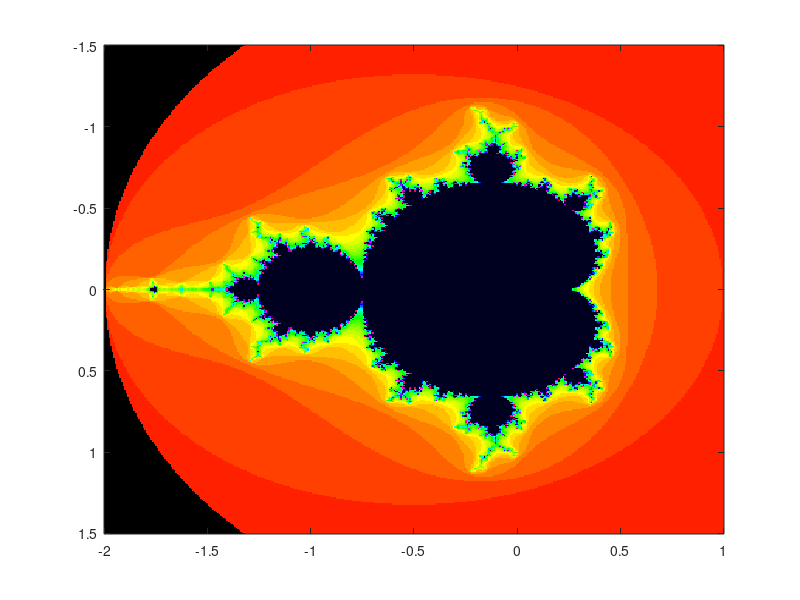

MATLAB code for this plot:
% frac.m
% produces a mandelbrot fractal
% requires the file MAP.txt to provide a colormap for output

clear;clc

Cmin = -2 - 1.5*1i;  % The lowest value of C (default -2 - 1.5*1i)
Cmax =  1 + 1.5*1i;  % The highest value of C (default 1 + 1.5*1i)
Hpxl = 400;          % The number of steps in the x-dir
iter = 48;           % The max number of iterations

Vpxl = round(Hpxl*abs(imag(Cmax - Cmin)/real(Cmax - Cmin))); % find implicit y-dir steps
Z = zeros(Vpxl,Hpxl); % Initialize the Z-values
REline = linspace(real(Cmin),real(Cmax),Hpxl); % create the real number line
IMline = linspace(imag(Cmin),imag(Cmax),Vpxl); % create the imaginary number line
[Cre,Cim] = meshgrid(REline,IMline); % create the meshgrid for the pixel plane
C = Cre + Cim*1i; % Combine the previous line's outputs to create the complex plane
N = zeros(Vpxl,Hpxl); % Initialize the matrix that counts interations
for k = 1:iter
  mask = abs(Z)<2; % Ignore values that have already proved divergent
  N(mask)= N(mask) + 1; % count the iteration
  Z(mask) = Z(mask).^2 + C(mask); % perform the Mandlebrot iteration
%   Z(mask) = (abs(real(Z(mask))) + abs(imag(Z(mask)))*1i).^2 + C(mask); % perform the Burning Ship iteration
end
colormap(load('MAP.txt'));
M = mod(N-1,48); % cycle through a limited number of color values
%M(mask) = 0; % reset the non-divergent values to the base color
imagesc(REline,IMline,M) % create the image